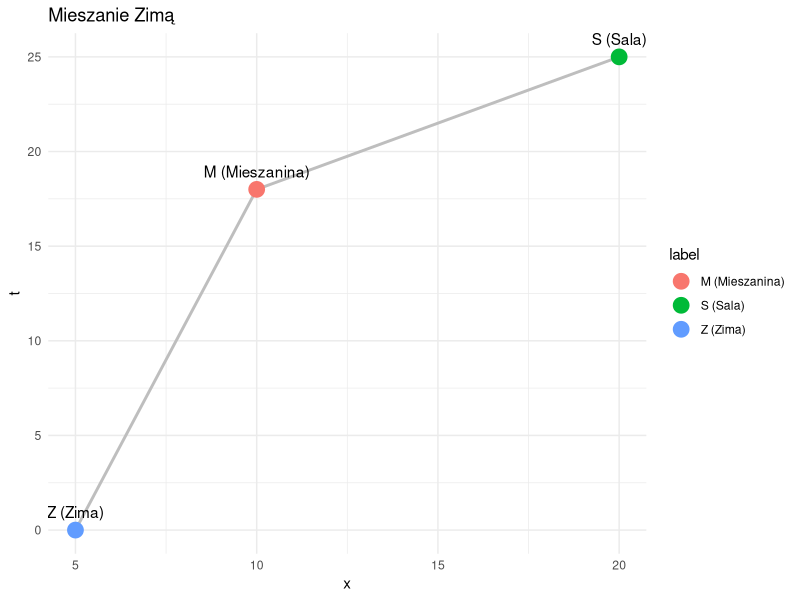

Write R code to recreate this figure.
## ---- chunk 1
#| label: mixing
#| echo: false
#| fig-width: 8
#| fig-height: 6

library(ggplot2)

df_mix <- data.frame(
  x = c(5, 10, 20),
  t = c(0, 18, 25),
  label = c("Z (Zima)", "M (Mieszanina)", "S (Sala)")
)

ggplot(df_mix, aes(x=x, y=t)) +
  geom_line(color="grey", size=1) + # Mixing line
  geom_point(aes(color=label), size=5) +
  geom_text(aes(label=label), vjust=-1) +
  labs(title="Mieszanie Zimą", x="x", y="t") +
  theme_minimal()
